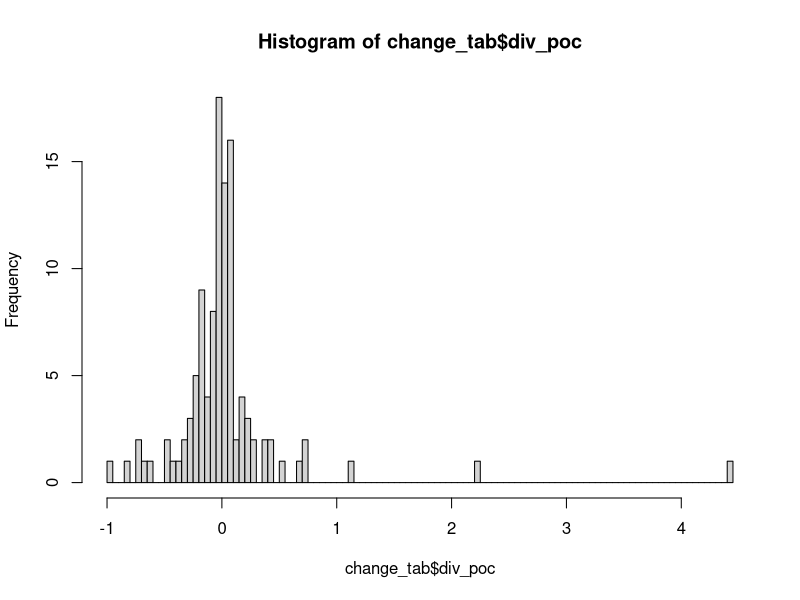
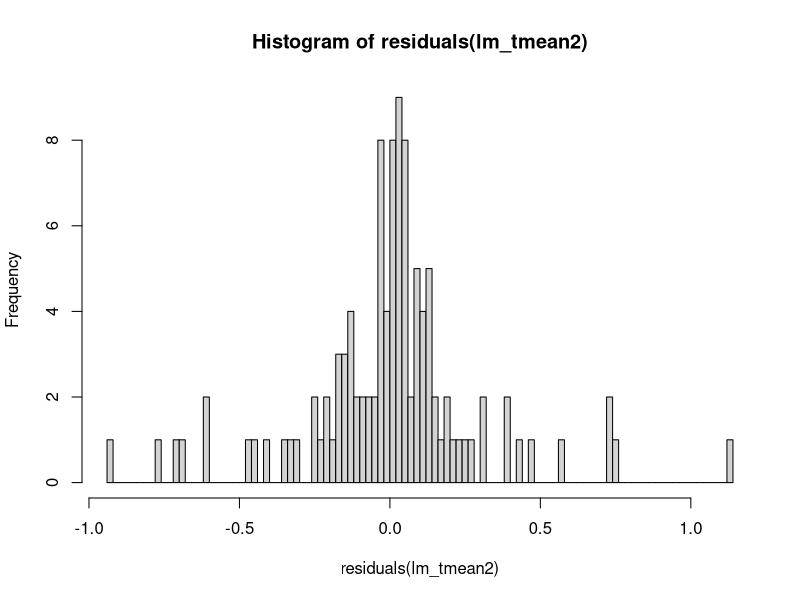

Write R code to recreate these figures, in order. (Note: this script raises an error after producing the figures.)

## 06/2018 - Leberger et al. 2018. Mediterranean wetland conservation in the context of climate and land-cover change.


### 4.1. Beta-Sorensen response to several variables using beta-regression model
###############################################

# Load table
change_tab <- read.table('../Data/Table_all.txt', h=T)
head(change_tab)


## Simpson diversity
#-----------------

# distribution
hist(change_tab$div_poc, breaks=100)

div_poc2 <- change_tab$div_poc[change_tab$div_poc < 2] # remove outliers


## 1. Tmean diff
#---

lm_tmean2 <- lm(div_poc2 ~ change_tab $tmean_diff[change_tab $div_poc < 2])

hist(residuals(lm_tmean2), breaks=100)

summary(lm_tmean2)
Call:
# lm(formula = div_poc2 ~ change_tab$tmean[change_tab$div_poc < 
    # 2])

# Residuals:
     # Min       1Q   Median       3Q      Max 
# -0.93565 -0.12569  0.01067  0.10700  1.13378 

# Coefficients:
                                         # Estimate Std. Error t value Pr(>|t|)
# (Intercept)                              -0.05128    0.06185  -0.829    0.409
# change_tab$tmean[change_tab$div_poc < 2]  0.05131    0.11001   0.466    0.642

# Residual standard error: 0.2966 on 107 degrees of freedom
  # (125 observations deleted due to missingness)
# Multiple R-squared:  0.002029,	Adjusted R-squared:  -0.007297 
# F-statistic: 0.2176 on 1 and 107 DF,  p-value: 0.6418

AIC(lm_tmean2) # 48.35372


## 2. Pmean diff
#---

lm_pmean2 <- lm(div_poc2 ~ change_tab $pmean_diff[change_tab $div_poc < 2])

summary(lm_pmean2)
# Call:
# lm(formula = div_poc2 ~ change_tab$pmean[change_tab$div_poc < 
    # 2])

# Residuals:
     # Min       1Q   Median       3Q      Max 
# -0.94792 -0.13740  0.00978  0.10479  1.14802 

# Coefficients:
                                           # Estimate Std. Error t value Pr(>|t|)
# (Intercept)                              -0.0342275  0.0301578  -1.135    0.259
# change_tab$pmean[change_tab$div_poc < 2]  0.0002782  0.0003341   0.833    0.407

# Residual standard error: 0.2959 on 107 degrees of freedom
  # (125 observations deleted due to missingness)
# Multiple R-squared:  0.006442,	Adjusted R-squared:  -0.002844 
# F-statistic: 0.6937 on 1 and 107 DF,  p-value: 0.4068

AIC(lm_pmean2) # 47.87074


## 2.2. Tmean diff : Pmean diff
#---

lm_tpmean2 <- lm(div_poc2 ~ change_tab $tmean_diff[change_tab $div_poc < 2] : change_tab $pmean_diff[change_tab $div_poc < 2])
summary(lm_tpmean2)
# Call:
# lm(formula = div_poc2 ~ change_tab$tmean[change_tab$div_poc < 
    # 2]:change_tab$pmean[change_tab$div_poc < 2])

# Residuals:
     # Min       1Q   Median       3Q      Max 
# -0.93353 -0.13597  0.00916  0.10277  1.14734 

# Coefficients:
                                                                                    # Estimate Std. Error t value Pr(>|t|)
# (Intercept)                                                                       -2.650e-02  2.916e-02  -0.909    0.366
# change_tab$tmean[change_tab$div_poc < 2]:change_tab$pmean[change_tab$div_poc < 2]  7.146e-05  5.474e-04   0.131    0.896

# Residual standard error: 0.2969 on 107 degrees of freedom
  # (125 observations deleted due to missingness)
# Multiple R-squared:  0.0001592,	Adjusted R-squared:  -0.009185 
# F-statistic: 0.01704 on 1 and 107 DF,  p-value: 0.8964

AIC(lm_tpmean2) # 48.55779


## 3. Tmax diff
#---

lm_tmax2 <- lm(div_poc2 ~ change_tab $tmax_diff[change_tab $div_poc < 2])

AIC(lm_tmax2) # 47.70942

summary(lm_tmax2)
# Call:
# lm(formula = div_poc2 ~ change_tab$tmax[change_tab$div_poc < 
    # 2])

# Residuals:
     # Min       1Q   Median       3Q      Max 
# -0.91458 -0.11836  0.00264  0.11701  1.13453 

# Coefficients:
                                        # Estimate Std. Error t value Pr(>|t|)
# (Intercept)                             -0.05946    0.04628  -1.285    0.202
# change_tab$tmax[change_tab$div_poc < 2]  0.03320    0.03594   0.924    0.358

# Residual standard error: 0.2957 on 107 degrees of freedom
  # (125 observations deleted due to missingness)
# Multiple R-squared:  0.007911,	Adjusted R-squared:  -0.001361 
# F-statistic: 0.8532 on 1 and 107 DF,  p-value: 0.3577

## 4. Tmin diff
#---

lm_tmin2 <- lm(div_poc2 ~ change_tab $tmin_diff[change_tab $div_poc < 2])

summary(lm_tmin2)
# Call:
# lm(formula = div_poc2 ~ change_tab$tmin_diff[change_tab$div_poc < 
    # 2])

# Residuals:
     # Min       1Q   Median       3Q      Max 
# -0.93628 -0.11507  0.00584  0.10384  1.12201 

# Coefficients:
                                        # Estimate Std. Error t value Pr(>|t|)
# (Intercept)                             -0.05438    0.04394  -1.237    0.219
# change_tab$tmin[change_tab$div_poc < 2]  0.01538    0.01798   0.855    0.394

# Residual standard error: 0.2959 on 107 degrees of freedom
  # (125 observations deleted due to missingness)
# Multiple R-squared:  0.006791,	Adjusted R-squared:  -0.002491 
# F-statistic: 0.7316 on 1 and 107 DF,  p-value: 0.3943

AIC(lm_tmin2) # 47.83241

## 5. Tseas diff
#---

lm_tseas2 <- lm(div_poc2 ~ change_tab $tseas_diff[change_tab $div_poc < 2])

summary(lm_tseas2)
# Call:
# lm(formula = div_poc2 ~ change_tab$tseas[change_tab$div_poc < 
    # 2])

# Residuals:
     # Min       1Q   Median       3Q      Max 
# -0.93919 -0.12709  0.01065  0.09938  1.16963 

# Coefficients:
                                         # Estimate Std. Error t value Pr(>|t|)
# (Intercept)                              -0.01918    0.03253  -0.589    0.557
# change_tab$tseas[change_tab$div_poc < 2] -0.06878    0.16821  -0.409    0.683

# Residual standard error: 0.2967 on 107 degrees of freedom
  # (125 observations deleted due to missingness)
# Multiple R-squared:  0.00156,	Adjusted R-squared:  -0.007771 
# F-statistic: 0.1672 on 1 and 107 DF,  p-value: 0.6835

AIC(lm_tseas2) # 48.40499


## 5. Pwet diff
#---

lm_pwet2 <- lm(div_poc2 ~ change_tab $pwet_diff[change_tab $div_poc < 2])

summary(lm_pwet2)
# Call:
# lm(formula = div_poc2 ~ change_tab$pwet[change_tab$div_poc < 
    # 2])

# Residuals:
     # Min       1Q   Median       3Q      Max 
# -0.97464 -0.13658  0.01583  0.11080  1.12682 

# Coefficients:
                                         # Estimate Std. Error t value Pr(>|t|)  
# (Intercept)                             -0.025754   0.027986  -0.920    0.360  
# change_tab$pwet[change_tab$div_poc < 2]  0.003117   0.001672   1.864    0.065 .
# ---
# Signif. codes:  0 ‘***’ 0.001 ‘**’ 0.01 ‘*’ 0.05 ‘.’ 0.1 ‘ ’ 1

# Residual standard error: 0.2922 on 107 degrees of freedom
  # (125 observations deleted due to missingness)
# Multiple R-squared:  0.03146,	Adjusted R-squared:  0.02241 
# F-statistic: 3.475 on 1 and 107 DF,  p-value: 0.06503

AIC(lm_pwet2) # 45.09116


## 5. Pdry diff
#---

lm_pdry2 <- lm(div_poc2 ~ change_tab $pdry_diff[change_tab$div_poc < 2])

summary(lm_pdry2)
# Call:
# lm(formula = div_poc2 ~ change_tab$pdry_diff[change_tab$div_poc < 
    # 2])

# Residuals:
     # Min       1Q   Median       3Q      Max 
# -0.93100 -0.13809  0.01227  0.09958  1.15147 

# Coefficients:
                                         # Estimate Std. Error t value Pr(>|t|)
# (Intercept)                             -0.024705   0.029066  -0.850    0.397
# change_tab$pdry[change_tab$div_poc < 2]  0.001462   0.009310   0.157    0.876

# Residual standard error: 0.2969 on 107 degrees of freedom
  # (125 observations deleted due to missingness)
# Multiple R-squared:  0.0002303,	Adjusted R-squared:  -0.009113 
# F-statistic: 0.02465 on 1 and 107 DF,  p-value: 0.8755

AIC(lm_pdry2)


## 6. Pseas diff
#---

lm_pseas2 <- lm(div_poc2 ~ change_tab $pseas_diff[change_tab$div_poc < 2])

summary(lm_pseas2)
# Call:
# lm(formula = div_poc2 ~ change_tab$pseas_diff[change_tab$div_poc < 
    # 2])

# Residuals:
     # Min       1Q   Median       3Q      Max 
# -0.94985 -0.11844  0.01683  0.11221  1.15446 

# Coefficients:
                                          # Estimate Std. Error t value Pr(>|t|)
# (Intercept)                              -0.024605   0.028306  -0.869    0.387
# change_tab$pseas[change_tab$div_poc < 2]  0.004656   0.004392   1.060    0.291

# Residual standard error: 0.2953 on 107 degrees of freedom
  # (125 observations deleted due to missingness)
# Multiple R-squared:  0.0104,	Adjusted R-squared:  0.001146 
# F-statistic: 1.124 on 1 and 107 DF,  p-value: 0.2915

AIC(lm_pseas2) # 47.43616


## 6. Log(agri PoC)
#---

lm_agri2 <- lm(div_poc2 ~ log(change_tab $Agri_poc[change_tab$div_poc < 2]+100))

summary(lm_agri2)
# Call:
# lm(formula = div_poc2 ~ log(change_tab$Agri_poc[change_tab$div_poc < 
    # 2] + 100))

# Residuals:
     # Min       1Q   Median       3Q      Max 
# -0.93366 -0.13622  0.01328  0.10062  1.15216 

# Coefficients:
                                                       # Estimate Std. Error t value Pr(>|t|)
# (Intercept)                                            -0.08561    0.17561  -0.487    0.627
# log(change_tab$Agri_poc[change_tab$div_poc < 2] + 100)  0.01190    0.03440   0.346    0.730

# Residual standard error: 0.2967 on 107 degrees of freedom
  # (125 observations deleted due to missingness)
# Multiple R-squared:  0.001118,	Adjusted R-squared:  -0.008218 
# F-statistic: 0.1197 on 1 and 107 DF,  p-value: 0.73

AIC(lm_agri2) # 48.45327


## 7. log(urb PoC)
#---

lm_urb2 <- lm(div_poc2 ~ log(change_tab $urb_poc[change_tab$div_poc < 2]+100))

summary(lm_urb2)
# Call:
# lm(formula = div_poc2 ~ log(change_tab$urb_poc[change_tab$div_poc < 
    # 2] + 100))

# Residuals:
     # Min       1Q   Median       3Q      Max 
# -0.89305 -0.11221  0.01986  0.10221  1.14500 

# Coefficients:
                                                      # Estimate Std. Error t value Pr(>|t|)
# (Intercept)                                           -0.18646    0.12978  -1.437    0.154
# log(change_tab$Urb_poc[change_tab$div_poc < 2] + 100)  0.02682    0.02113   1.269    0.207

# Residual standard error: 0.2947 on 107 degrees of freedom
  # (125 observations deleted due to missingness)
# Multiple R-squared:  0.01484,	Adjusted R-squared:  0.005631 
# F-statistic: 1.612 on 1 and 107 DF,  p-value: 0.207

AIC(lm_urb2) # 46.9457


## 8. log(art_wet PoC)
#---

lm_artwet2 <- lm(div_poc2 ~ log(change_tab $artwet_poc[change_tab$div_poc < 2]+100))

summary(lm_artwet2)
# Call:
# lm(formula = div_poc2 ~ log(change_tab$artwet_poc[change_tab$div_poc < 
    # 2] + 100))

# Residuals:
     # Min       1Q   Median       3Q      Max 
# -0.93946 -0.11149  0.01402  0.09697  1.14301 

# Coefficients:
                                                      # Estimate Std. Error t value Pr(>|t|)
# (Intercept)                                            0.09393    0.19321   0.486    0.628
# log(change_tab$Art_poc[change_tab$div_poc < 2] + 100) -0.02398    0.03833  -0.626    0.533

# Residual standard error: 0.2964 on 107 degrees of freedom
  # (125 observations deleted due to missingness)
# Multiple R-squared:  0.003646,	Adjusted R-squared:  -0.005666 
# F-statistic: 0.3915 on 1 and 107 DF,  p-value: 0.5328

AIC(lm_artwet2) # 48.17705


## 9. log(sea PoC)
#---

lm_sea2 <- lm(div_poc2 ~ log(change_tab $sea_poc[change_tab$div_poc < 2]+100))

summary(lm_sea2)
# Call:
# lm(formula = div_poc2 ~ log(change_tab$sea_poc[change_tab$div_poc < 
    # 2] + 100))

# Residuals:
     # Min       1Q   Median       3Q      Max 
# -0.92448 -0.13025  0.00768  0.10167  1.15412 

# Coefficients:
                                                      # Estimate Std. Error t value Pr(>|t|)
# (Intercept)                                           -0.17359    0.19122  -0.908    0.366
# log(change_tab$Sea_poc[change_tab$div_poc < 2] + 100)  0.03085    0.03944   0.782    0.436

# Residual standard error: 0.296 on 107 degrees of freedom
  # (125 observations deleted due to missingness)
# Multiple R-squared:  0.005687,	Adjusted R-squared:  -0.003606 
# F-statistic: 0.612 on 1 and 107 DF,  p-value: 0.4358

AIC(lm_sea2) # 47.95351


## 10. log(Natwet loss)
#---

lm_natwet2 <- lm(div_poc2 ~ log(natwat_glm_poi[change_tab$div_poc < 2]+1))
summary(lm_natwet2)
# Call:
# lm(formula = div_poc2 ~ log(natwat_glm_poi[change_tab$div_poc < 
    # 2] + 1))

# Residuals:
     # Min       1Q   Median       3Q      Max 
# -0.76766 -0.10218  0.02043  0.09811  1.11111 

# Coefficients:
                                                # Estimate Std. Error t value Pr(>|t|)
# (Intercept)                                     -0.05755    0.05386  -1.069    0.288
# log(natwat_glm_poi[change_tab$div_poc < 2] + 1)  0.02438    0.02484   0.981    0.329

# Residual standard error: 0.2742 on 99 degrees of freedom
  # (133 observations deleted due to missingness)
# Multiple R-squared:  0.009632,	Adjusted R-squared:  -0.0003715 
# F-statistic: 0.9629 on 1 and 99 DF,  p-value: 0.3289

AIC(lm_natwet2) # 29.23573
